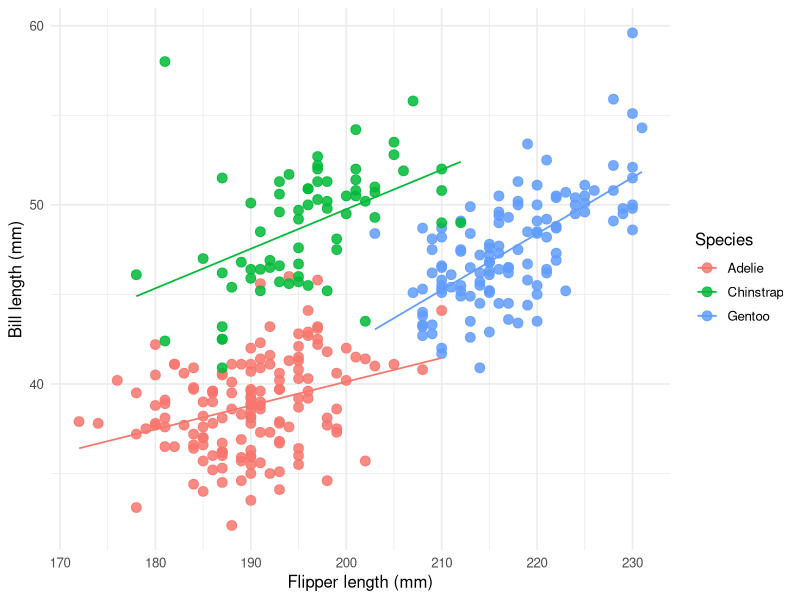

Source code (R):
## ---- chunk 1
#| label: fig-penguins
#| fig-cap: "Bill length vs flipper length by species (palmerpenguins)."
#| fig-width: 6
#| fig-height: 4

library(ggplot2)

ggplot(
  palmerpenguins::penguins,
  aes(x = flipper_length_mm, y = bill_length_mm, colour = species)
) +
  geom_point(size = 3, alpha = 0.85) +
  geom_smooth(method = "lm", se = FALSE, linewidth = 0.6) +
  labs(
    x = "Flipper length (mm)",
    y = "Bill length (mm)",
    colour = "Species"
  ) +
  theme_minimal(base_size = 12)
## ---- chunk 2
#| label: tbl-species
#| tbl-cap: "Penguin counts by species (palmerpenguins)."
#| echo: true
#| code-fold: false

library(dplyr)

palmerpenguins::penguins |>
  count(species) |>
  rename(Species = species, N = n)
## ---- chunk 3
#| echo: true
#| code-fold: false
palmerpenguins::penguins |>
  dplyr::filter(species == "Adelie") |>
  dplyr::select(island, bill_length_mm, flipper_length_mm, body_mass_g) |>
  head(5)
## ---- chunk 4
#| echo: true
#| code-fold: false
palmerpenguins::penguins |>
  dplyr::filter(species == "Chinstrap") |>
  dplyr::select(island, bill_length_mm, flipper_length_mm, body_mass_g) |>
  head(5)
## ---- chunk 5
#| echo: true
#| code-fold: false
palmerpenguins::penguins |>
  dplyr::filter(species == "Gentoo") |>
  dplyr::select(island, bill_length_mm, flipper_length_mm, body_mass_g) |>
  head(5)
